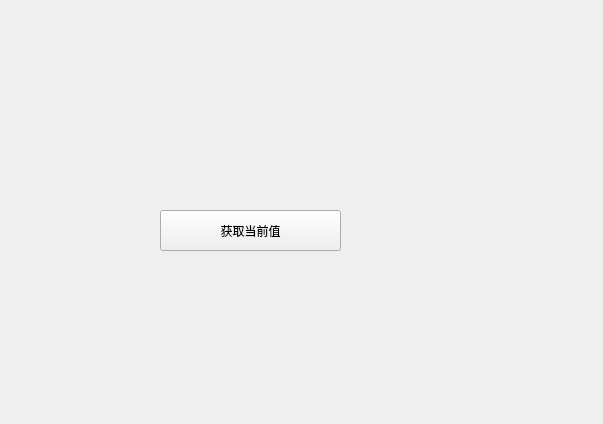
<?xml version="1.0" encoding="UTF-8"?>
<ui version="4.0">
 <class>Widget</class>
 <widget class="QWidget" name="Widget">
  <property name="geometry">
   <rect>
    <x>0</x>
    <y>0</y>
    <width>603</width>
    <height>424</height>
   </rect>
  </property>
  <property name="windowTitle">
   <string>Widget</string>
  </property>
  <widget class="MyCustomController" name="widget" native="true">
   <property name="geometry">
    <rect>
     <x>120</x>
     <y>110</y>
     <width>271</width>
     <height>80</height>
    </rect>
   </property>
  </widget>
  <widget class="QPushButton" name="pushButton">
   <property name="geometry">
    <rect>
     <x>160</x>
     <y>210</y>
     <width>181</width>
     <height>41</height>
    </rect>
   </property>
   <property name="text">
    <string>获取当前值</string>
   </property>
  </widget>
 </widget>
 <layoutdefault spacing="6" margin="11"/>
 <customwidgets>
  <customwidget>
   <class>MyCustomController</class>
   <extends>QWidget</extends>
   <header location="global">mycustomcontroller.h</header>
   <container>1</container>
  </customwidget>
 </customwidgets>
 <resources/>
 <connections/>
</ui>
